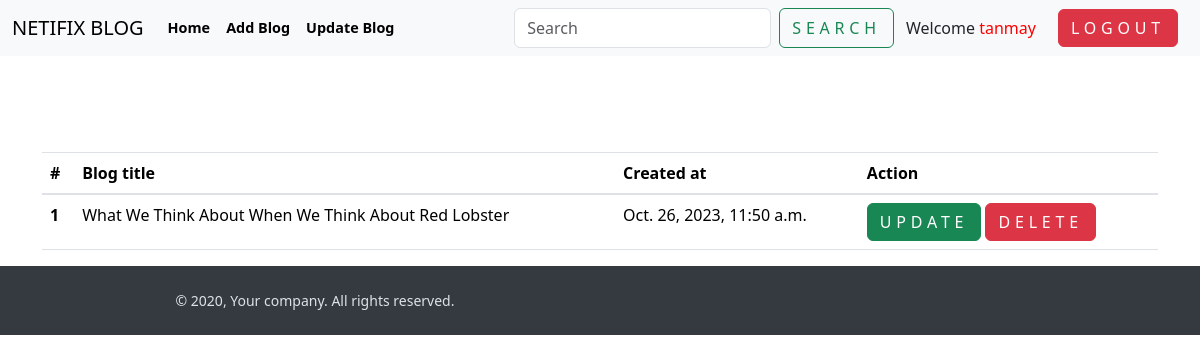
/see_blog/ (signed in), run on the app's committed database.
### blogapp/models.py (models this page shows, shortened)
class blogmodel(models.Model):
    user=models.ForeignKey(User, blank=True, null=True, on_delete=models.CASCADE)
    title = models.CharField(max_length=1500)
    content=HTMLField()
    slug=models.SlugField(max_length=1000,null=True,blank=True)
    image=models.ImageField(upload_to='media')
    created_at=models.DateTimeField( auto_now_add=True)
    updated_at=models.DateTimeField( auto_now=True)

### blogapp/views.py (the view)
# urls.py: path('see_blog/',see_blog,name="see_blog")
@login_required(login_url="/login/")
def see_blog(request):
    try:
     blog_objs=blogmodel.objects.filter(user=request.user)
     context={
        'blog_objs': blog_objs
     }
    except Exception as e:
        print(e)
    return render(request, 'see_blog.html',context)

### templates/see_blog.html
{% extends "base.html" %}
{% block start %}
<section class="mt-5 pt-5">
    <div class="container">
        <table class="table">
        <thead>
          <tr>
            <th scope="col">#</th>
            <th scope="col">Blog title</th>
            <th scope="col">Created at</th>
            <th scope="col">Action</th>
          </tr>
        </thead>
        <tbody>
            {% for blog in blog_objs %}
          <tr>
            <th scope="row">{{forloop.counter}}</th>
            <td>{{blog.title}}</td>
            <td>{{blog.created_at}}</td>
            <td>
                <a href="/blog_update/{{blog.slug}}" class="btn btn-success">Update</a>
                <a href="/blog_delete/{{blog.id}}" class="btn btn-danger">Delete</a>
            </td>
          </tr>
          {% endfor %}
          </tbody>
          </table>
    </div>
</section>
{% endblock %}

### templates/base.html (shortened to what this page needs)
<!DOCTYPE html>
<html lang="en">
<head>
    <link rel="stylesheet" href="/media/css/nouislider.css">
    <link rel="stylesheet" href="/media/css/swiper.min.css">
    <link rel="stylesheet" href="/media/css/magnific-popup.css">
    <link rel="stylesheet" href="/media/css/default.css" id="theme-stylesheet">
    <link rel="stylesheet" href="/media/css/custom.css">
    <link href="https://cdn.jsdelivr.net/npm/bootstrap@5.3.2/dist/css/bootstrap.min.css" rel="stylesheet">
    <link href="https://getbootstrap.com/docs/5.3/assets/css/docs.css" rel="stylesheet">
   </head>
  <body>
    <header class="header">
      <nav class="navbar navbar-expand-lg bg-body-tertiary">
        <div class="container-fluid" style="padding: 0 12px !important;">
          <a class="navbar-brand" href="/">NETIFIX BLOG</a>
          <div class="collapse navbar-collapse" id="navbarSupportedContent">
            <ul class="navbar-nav me-auto mb-2 mb-lg-0">
              <li class="nav-item">
                <a class="nav-link active" aria-current="page" href="/">Home</a>
              </li>
              {% if request.user.is_authenticated %}
              <li class="nav-item">
                <a class="nav-link active" aria-current="page" href="{% url 'add_blog' %}">Add Blog</a>
              </li>
              <li class="nav-item">
                <a class="nav-link active" aria-current="page" href="{% url 'see_blog' %}">Update Blog</a>
              </li>
              {% endif %}
            </ul>
            <form class="d-flex" role="search">
              <input class="form-control me-2" type="search" placeholder="Search" aria-label="Search">
              <button class="btn btn-outline-success" type="submit" >Search</button>
           </form>
           <span style="padding: 0 12px;">
            {% if request.user.is_authenticated %}
            Welcome
            <span style="color: red;">
{{ request.user.username }}
</span>
{% endif %}
</span>
        <ul class="navbar-nav  mb-2 mb-lg-0">
          {% if request.user.is_authenticated %}
          <a href="{% url 'logout_page' %}"class="btn btn-danger" style="margin: 0 10px;">Logout</a>
          {% else %}
          {% comment %} <li class="nav-item"> {% endcomment %}
        <a href="{% url 'login_page' %}"class="btn btn-danger" style="margin: 10px 10px;">Login</a>
        <a href="{% url 'signup_page' %}"class="btn btn-danger" style="margin: 10px 10px;">Signup</a>
{% endif %}
        </ul>
          </div>
        </div>
      </nav>
    </header>
    {% block start %}
    {% endblock %}
    <footer class="position-relative z-index-10 d-print-none">
      <div class="py-4 font-weight-light bg-gray-800 text-gray-300">
        <div class="container">
          <div class="row align-items-center">
            <div class="col-md-6 text-center text-md-left">
              <p class="text-sm mb-md-0">&copy; 2020, Your company.  All rights reserved.</p>
            </div>
          </div>
        </div>
      </div>
    </footer>
  </body>
</html>

### data on the page
blogmodel: title "What We Think About When We Think About Red Lobster", created_at "Oct. 26, 2023, 11:50 a.m."

### other printed values
{{ request.user.username }} "tanmay"
